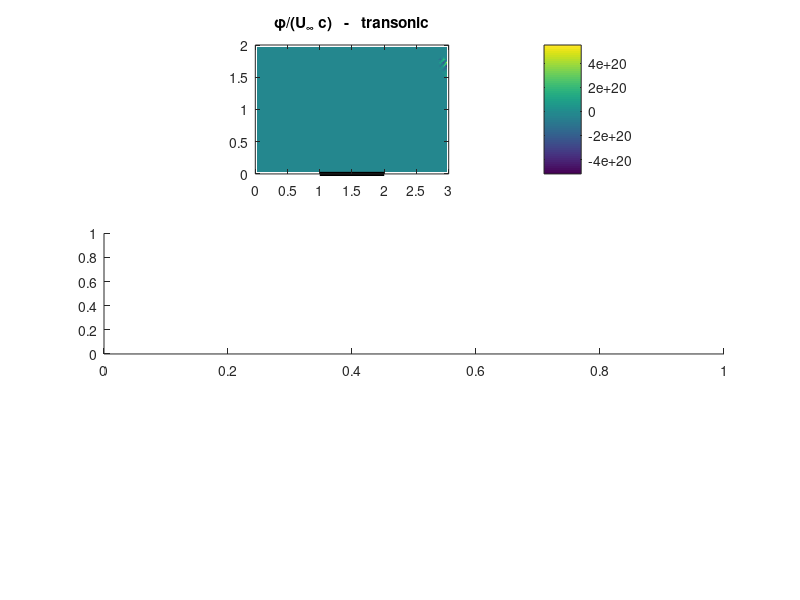

MATLAB code for this plot: (Note: this script raises an error after producing the figure.)
clear; clc; close all;

%% ==========================================================
% REGIME
%% ==========================================================

regime = 'transonic';      % 'subsonic' | 'transonic' | 'supersonic'

switch regime
    case 'subsonic'
        Minf = 0.3;

    case 'transonic'
        Minf = 0.91;

    case 'supersonic'
        Minf = 2.2;
end

%% ==========================================================
% DATA
%% ==========================================================

T_inf = 288;
p_inf = 101325;

c = 1;
t_2 = 0.03*c;

R = 287;
gamma = 1.4;

U_inf = Minf*sqrt(gamma*R*T_inf);
rho_inf = p_inf/(R*T_inf);

x_max = 3;
y_max = 2;

x_airfoil = 1;

Nx = 60;
Ny = 40;

%% ==========================================================
% MESH
%% ==========================================================

x_faces = linspace(0,x_max,Nx+1);
y_faces = linspace(0,y_max,Ny+1);

dx = x_max/Nx;
dy = y_max/Ny;

x_centers = x_faces(1:end-1) + dx/2;
y_centers = y_faces(1:end-1) + dy/2;

[X,Y] = meshgrid(x_centers,y_centers);

%% ==========================================================
% DIAMOND AIRFOIL SLOPE
%% ==========================================================

slope = zeros(1,Nx);

for i = 1:Nx

    x_pos = x_centers(i);

    if (x_pos >= x_airfoil) && ...
       (x_pos <= x_airfoil + c)

        if x_pos <= x_airfoil + c/2
            slope(i) = t_2/(c/2);
        else
            slope(i) = -t_2/(c/2);
        end

    end
end

%% ==========================================================
% LINEAR CASES
%% ==========================================================

if ~strcmp(regime,'transonic')

    N_total = Nx*Ny;

    A = spalloc(N_total,N_total,7*N_total);
    b = zeros(N_total,1);

    for j = 1:Ny

        for i = 1:Nx

            k = i + (j-1)*Nx;

            if strcmp(regime,'subsonic')

                Cx = (1-Minf^2)/dx^2;
                Cy = 1/dy^2;

                aW = Cx;
                aE = Cx;
                aS = Cy;
                aN = Cy;
                aP = -2*(Cx+Cy);

                aWW = 0;

            else

                % Supersonic
                Cx = (Minf^2-1)/dx^2;
                Cy = 1/dy^2;

                aWW = Cx;
                aW  = -2*Cx;
                aE  = 0;

                aS = Cy;
                aN = Cy;

                aP = Cx - 2*Cy;

            end

            b_val = 0;

            %% LEFT BOUNDARY

            if i == 1

                aP = 1;
                aW = 0;
                aE = 0;
                aS = 0;
                aN = 0;
                aWW = 0;

                b_val = 0;

            end

            %% SECOND COLUMN FOR SUPERSONIC

            if strcmp(regime,'supersonic')
                if i == 2

                    aWW = 0;

                end
            end

            %% RIGHT BOUNDARY

            if i == Nx

                if ~strcmp(regime,'supersonic')

                    aP = aP + aE;
                    aE = 0;

                end
            end

            %% TOP BOUNDARY

            if j == Ny

                aP = aP + aN;
                aN = 0;

            end

            %% BOTTOM BOUNDARY

            if j == 1

                airfoil_flow = U_inf*slope(i);

                aP = aP + aS;

                b_val = b_val + aS*dy*airfoil_flow;

                aS = 0;

            end

            %% ASSEMBLY

            A(k,k) = aP;

            if aW~=0 && i>1
                A(k,k-1) = aW;
            end

            if aE~=0 && i<Nx
                A(k,k+1) = aE;
            end

            if aS~=0 && j>1
                A(k,k-Nx) = aS;
            end

            if aN~=0 && j<Ny
                A(k,k+Nx) = aN;
            end

            if aWW~=0 && i>2
                A(k,k-2) = aWW;
            end

            b(k) = b_val;

        end
    end

    phi_vector = A\b;
    phi = reshape(phi_vector,[Nx Ny])';

%% ==========================================================
% TRANSONIC
%% ==========================================================

else

    phi = zeros(Ny,Nx);

    omega = 0.4;

    tol = 1e-7;

    maxIter = 500;

    for iter = 1:maxIter

        phi_old = phi;

        N_total = Nx*Ny;

        A = spalloc(N_total,N_total,7*N_total);
        b = zeros(N_total,1);

        [dphidx, ~] = gradient(phi, dx, dy);

        Acoef = 1 ...
            - Minf^2 ...
            - (gamma+1)*Minf^2.*dphidx/U_inf;

        for j = 1:Ny

            for i = 1:Nx

                k = i + (j-1)*Nx;

                Cy = 1/dy^2;

                aWW = 0;

                if Acoef(j,i) > 0

                    Cx = Acoef(j,i)/dx^2;

                    aW = Cx;
                    aE = Cx;
                    aP = -2*Cx;

                else

                    Cx = abs(Acoef(j,i))/dx^2;

                    aWW = Cx;
                    aW  = -2*Cx;
                    aE  = 0;
                    aP  = Cx;

                end

                aS = Cy;
                aN = Cy;

                aP = aP - 2*Cy;

                b_val = 0;

                %% LEFT

                if i == 1

                    aP = 1;
                    aW = 0;
                    aE = 0;
                    aN = 0;
                    aS = 0;
                    aWW = 0;

                end

                %% TOP

                if j == Ny

                    aP = aP + aN;
                    aN = 0;

                end

                %% RIGHT

                if i == Nx

                    aP = aP + aE;
                    aE = 0;

                end

                %% BOTTOM

                if j == 1

                    airfoil_flow = U_inf*slope(i);

                    aP = aP + aS;

                    b_val = b_val + aS*dy*airfoil_flow;

                    aS = 0;

                end

                %% ASSEMBLY

                A(k,k) = aP;

                if aW~=0 && i>1
                    A(k,k-1)=aW;
                end

                if aE~=0 && i<Nx
                    A(k,k+1)=aE;
                end

                if aS~=0 && j>1
                    A(k,k-Nx)=aS;
                end

                if aN~=0 && j<Ny
                    A(k,k+Nx)=aN;
                end

                if aWW~=0 && i>2
                    A(k,k-2)=aWW;
                end

                b(k)=b_val;

            end
        end

        phi_new = reshape(A\b,[Nx Ny])';

        phi = omega*phi_new + (1-omega)*phi_old;

        err = max(abs(phi(:)-phi_old(:)));

        fprintf('Iter %4d   Error = %.3e\n',iter,err);

        if err < tol
            fprintf('Converged\n');
            break
        end

    end

end

%% ==========================================================
% POST-PROCESSING
%% ==========================================================

[u,v] = gradient(phi,dy,dx);

q_sq = (U_inf + u).^2 + v.^2;

T_ratio = 1 ...
    - ((gamma-1)/2) ...
    * Minf^2 ...
    * ((q_sq-U_inf^2)/U_inf^2);

T_local = T_ratio*T_inf;

rho_ratio = T_ratio.^(1/(gamma-1));

M_local = sqrt(q_sq)./sqrt(gamma*R.*T_local);

phi_norm = phi/(U_inf*c);

%% ==========================================================
% FIGURES
%% ==========================================================

figure('Position',[100 100 900 900])

subplot(3,1,1)

contourf(X,Y,phi_norm,30,'LineColor','none')
colorbar

hold on
plot([x_airfoil x_airfoil+c],[0 0], ...
    'k','LineWidth',3)

title(['\phi/(U_\infty c)   -   ' regime])

axis equal
axis([0 x_max 0 y_max])

subplot(3,1,2)

contourf(X,Y,M_local,30,'LineColor','none')
colorbar

hold on
plot([x_airfoil x_airfoil+c],[0 0], ...
    'k','LineWidth',3)

title('Mach Number')

axis equal
axis([0 x_max 0 y_max])

subplot(3,1,3)

contourf(X,Y,rho_ratio,30,'LineColor','none')
colorbar

hold on
plot([x_airfoil x_airfoil+c],[0 0], ...
    'k','LineWidth',3)

title('\rho / \rho_\infty')

axis equal
axis([0 x_max 0 y_max])

colormap(jet)

%% ==========================================================
% SUPSERSONIC MACH ANGLE
%% ==========================================================

if strcmp(regime,'supersonic')

    beta = asind(1/Minf);

    fprintf('\n');
    fprintf('Mach angle = %.2f degrees\n',beta);

end
